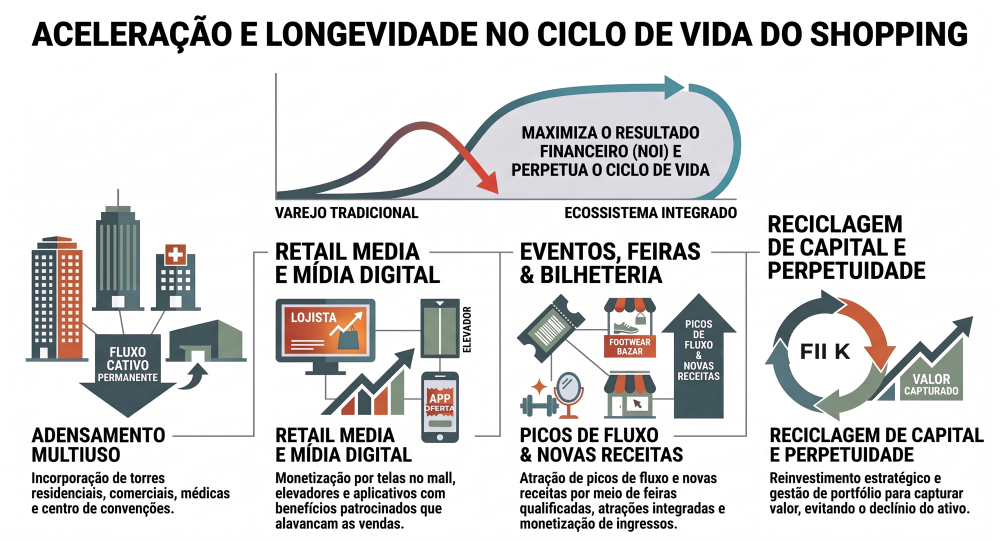
#> input picture codigo/radarbazin1/branches/claude-shopping-ai-efficiency-presentation-vlfzql/apresentacao/estrategia/aceleracao_longevidade.png, 2000 x 1081 px (shown at 1/2 size)
$ python -i recolorir.py   (imports and definitions only)
#> lines starting #> are read from the running program, lines starting #| are printed output that depends on the picture; after the words box and inside, x2 and y2 are one past the last pixel; in counts of white or black regions, pixels touching at a corner belong together
# Recolore os infograficos originais para a paleta do deck e troca REIT -> FII K dentro da imagem.
import glob, os, sys
# Entrada: os PNGs originais (uploads) e as fontes Montserrat/Roboto (Google Fonts) em ../fonts; saida: os PNGs desta pasta.
from PIL import Image, ImageDraw, ImageFont, ImageFile
ImageFile.LOAD_TRUNCATED_IMAGES=True
U="/root/.claude/uploads/084482db-f1c2-5f15-a6d5-4eadc77b89b5/"
OUT="/home/user/radarbazin1/apresentacao/estrategia/"
HERE=os.path.dirname(os.path.abspath(__file__)); FD=os.path.join(HERE,"..","fonts")
SRC={"ciclo_vida":("1eb02615",48),"reciclagem_reit":("c036ff51",48),"gargalos":("36b00dbf",14),"aceleracao_longevidade":("1a01850a",48)}

def font(kind,size):
    """kind: 'bold' (titulos, Montserrat) ou 'reg' (paragrafos, Roboto); cai para Liberation se nao houver."""
#> further down, picture is the input picture: PIL image 2000x1081 RGB; mean R, G, B 214.5, 214.3, 213.9
    try:
        if kind=="bold":
            f=ImageFont.truetype(os.path.join(FD,"Montserrat.ttf"),size); f.set_variation_by_name("Bold"); return f
        f=ImageFont.truetype(os.path.join(FD,"Roboto.ttf"),size)
        try: f.set_variation_by_name("Regular")
        except Exception: pass
        return f
    except Exception:
        return ImageFont.truetype("/usr/share/fonts/truetype/liberation/LiberationSans-%s.ttf"%("Bold" if kind=="bold" else "Regular"),size)

def lut_h(h):
    if 136<=h<=182: return int(132+(h-136)*0.25)   # azul -> petroleo/teal
    if 182<h<=215: return int((h-182)*0.15)          # roxo -> coral
    return h
def recolor(im):
    H,S,V=im.convert("HSV").split()
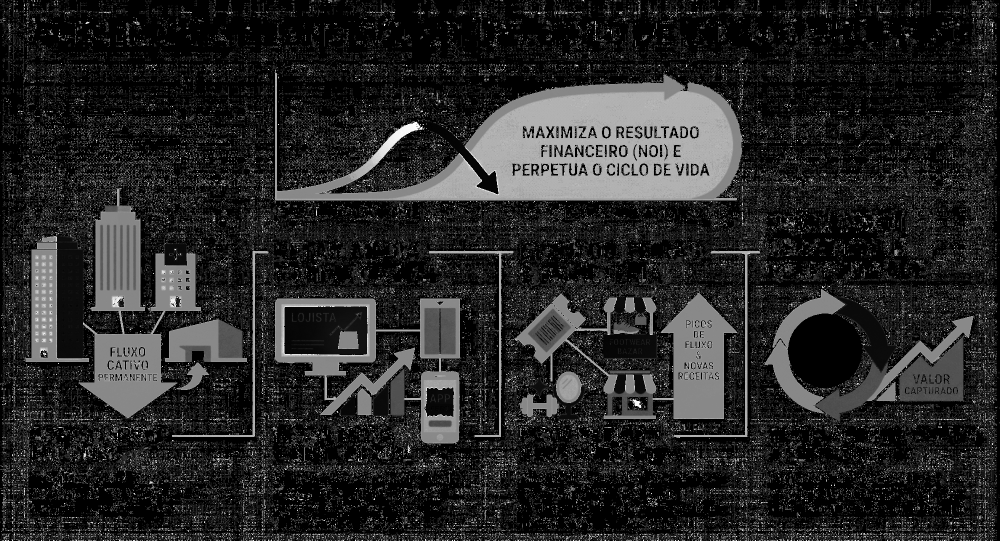
#> H: PIL image 2000x1081 L (shown at 1/2 size); min 0, max 254, mean 38.6
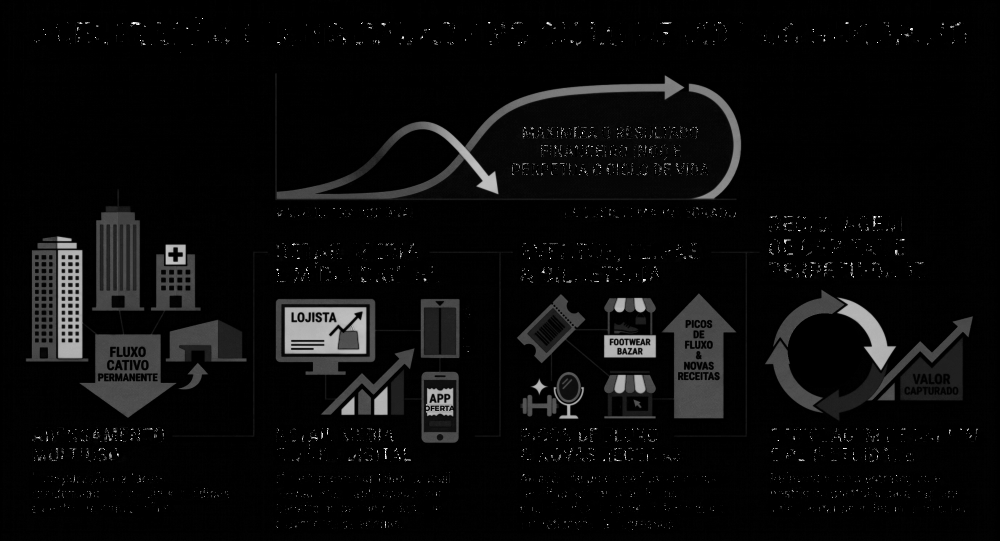
#> S: PIL image 2000x1081 L (shown at 1/2 size); min 0, max 255, mean 10.7
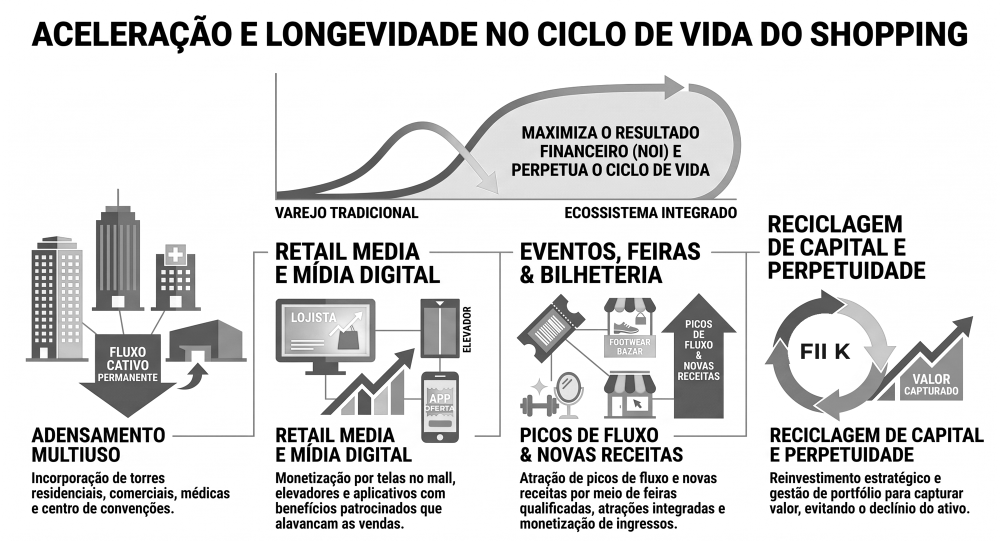
#> V: PIL image 2000x1081 L (shown at 1/2 size); min 0, max 255, mean 217.1
    H2=H.point([lut_h(i) for i in range(256)]); mask=S.point(lambda v:255 if v>55 else 0)
#> after `H2 = H.point([lut_h(i) for i in range(256)])`:
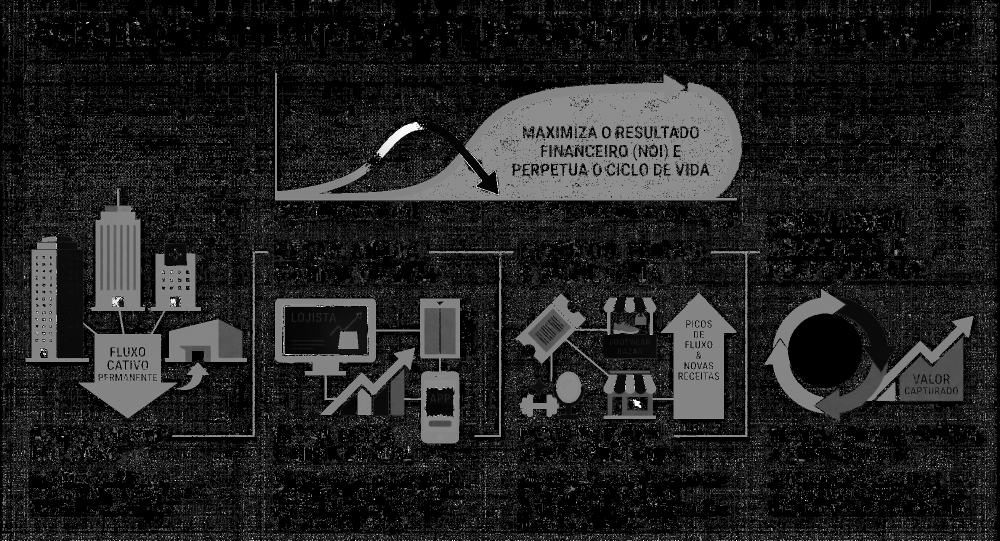
#> H2: PIL image 2000x1081 L (shown at 1/2 size); min 0, max 254, mean 33.6
#> after `mask = S.point(lambda v: 255 if v > 55 else 0)`:
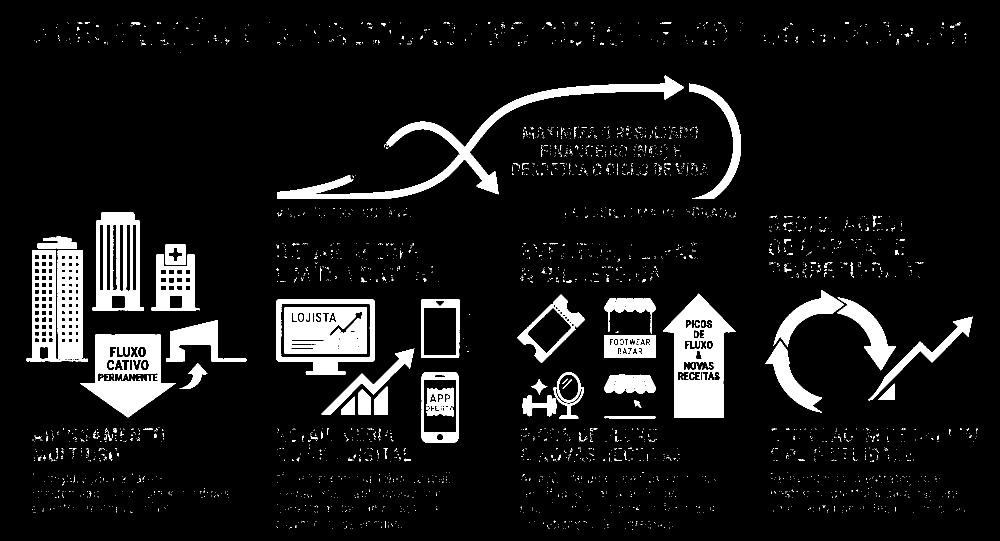
#> mask: PIL image 2000x1081 L (shown at 1/2 size); 8.5% white; 3193 white regions (3069 under 20 px), largest, box (x1, y1, x2, y2) and area: (1326, 587, 1471, 836) 19021, (554, 151, 1368, 398) 18932, (160, 669, 352, 835) 15585
    return Image.merge("HSV",(Image.composite(H2,H,mask),S,V)).convert("RGB")

def wrap(d,txt,f,maxw):
    lines=[]; cur=""
    for w in txt.split():
        t=(cur+" "+w).strip()
        if d.textlength(t,font=f)<=maxw: cur=t
        else: lines.append(cur); cur=w
    if cur: lines.append(cur)
    return lines
def center_lines(d,lines,f,cx,y0,lh,fill):
    for i,l in enumerate(lines):
        tw=d.textlength(l,font=f); d.text((cx-tw/2,y0+i*lh),l,font=f,fill=fill)

imgs={}
# [3 lines not run here, left out]

# ---- reciclagem: REIT -> FII K em 4 pontos ----
# [1 line that did not run here, left out]
# [1 line that did not run here, left out]
f=font("bold",74); t="Reciclagem via FII K vs. Tradicional: O Ciclo Perpétuo de Valor"
# [1 line that did not run here, left out]
# [1 line that did not run here, left out]
f=font("bold",44); t="RECICLAGEM VIA FII K (Ciclo Perpétuo & Flywheel)"
# [1 line that did not run here, left out]
d.rectangle((1938,440,2302,600),fill=(255,255,255))
# [1 line that did not run here, left out]
# [2 lines not run here, left out]
# [1 line that did not run here, left out]
# [1 line not run here, left out]

# ---- aceleracao e longevidade: REIT/FII -> FII K no anel; OFEIZIA -> OFERTA ----
# [1 line that did not run here, left out]
# [12 lines not run here, left out]

>>> from PIL import Image
>>> picture = Image.open('aceleracao_longevidade.png')
>>> result = recolor(picture)

$ run again, on codigo/radarbazin1/branches/claude-shopping-ai-efficiency-presentation-vlfzql/apresentacao/estrategia/reciclagem_reit.png
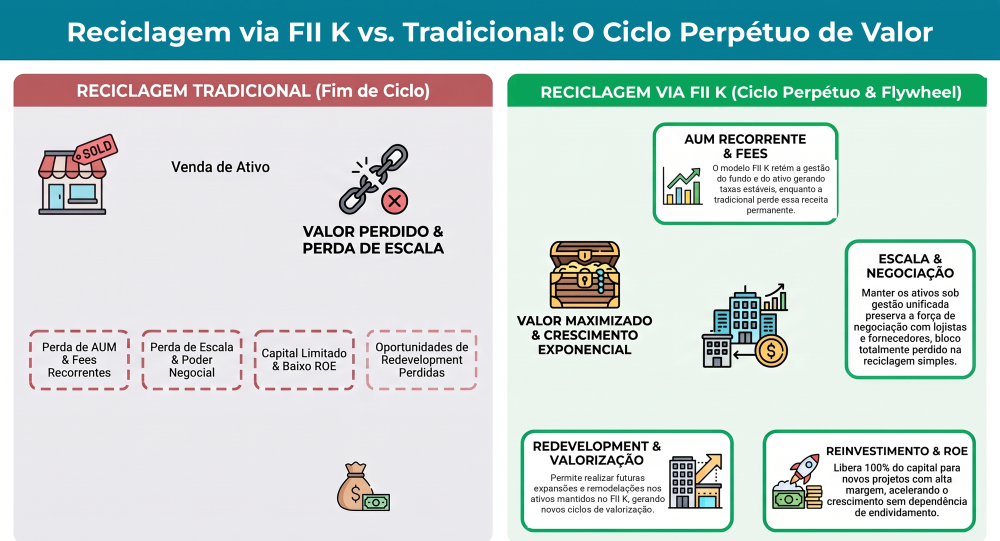
#> input picture codigo/radarbazin1/branches/claude-shopping-ai-efficiency-presentation-vlfzql/apresentacao/estrategia/reciclagem_reit.png, 2000 x 1081 px (shown at 1/2 size)
#> picture is the input picture: PIL image 2000x1081 RGB; mean R, G, B 194.9, 211.4, 210.3
#> in recolor, `H2 = H.point([lut_h(i) for i in range(256)])`:
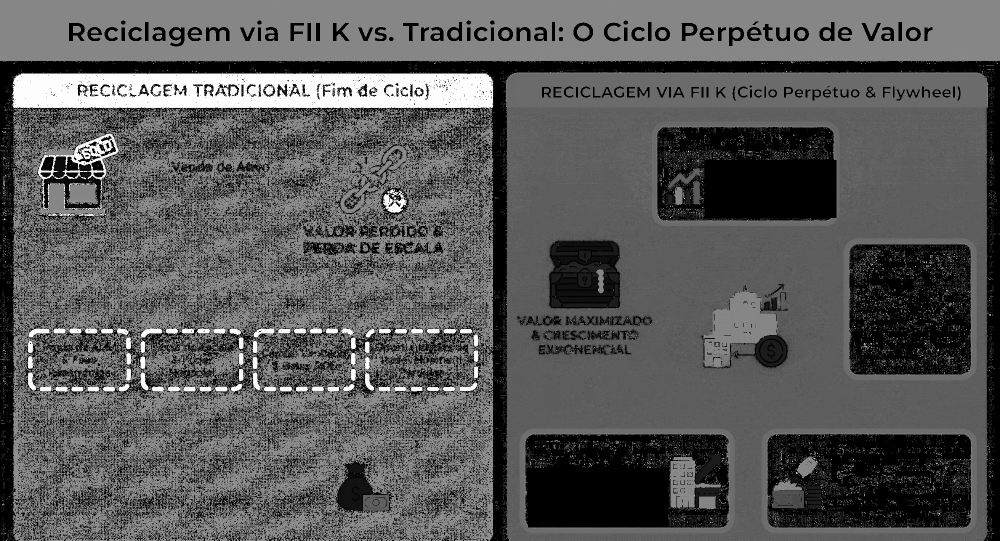
#> H2: PIL image 2000x1081 L (shown at 1/2 size); min 0, max 254, mean 88
#> in recolor, `mask = S.point(lambda v: 255 if v > 55 else 0)`:
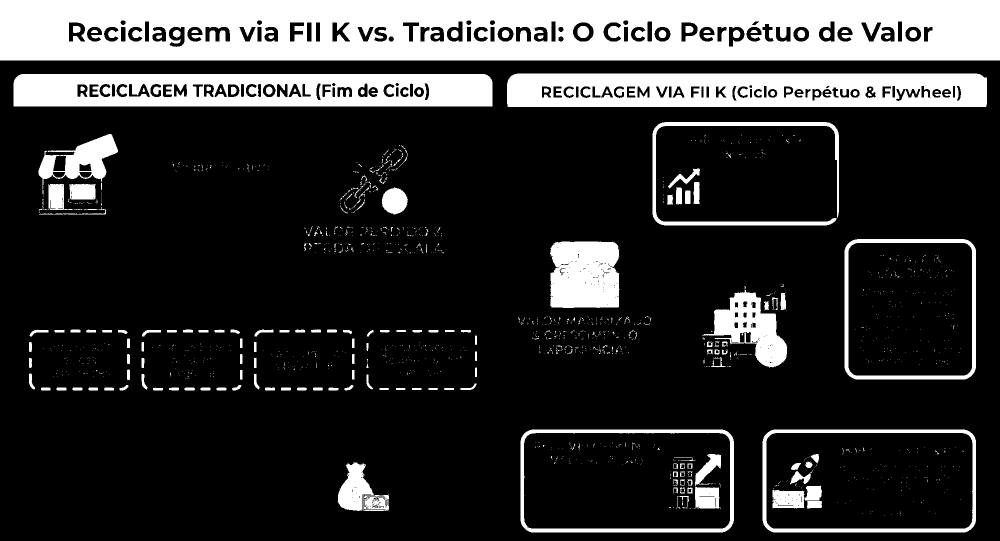
#> mask: PIL image 2000x1081 L (shown at 1/2 size); 20% white; 1597 white regions (1410 under 20 px), largest, box (x1, y1, x2, y2) and area: (0, 0, 2000, 121) 213308, (1014, 147, 1974, 214) 56138, (27, 148, 985, 213) 53144
